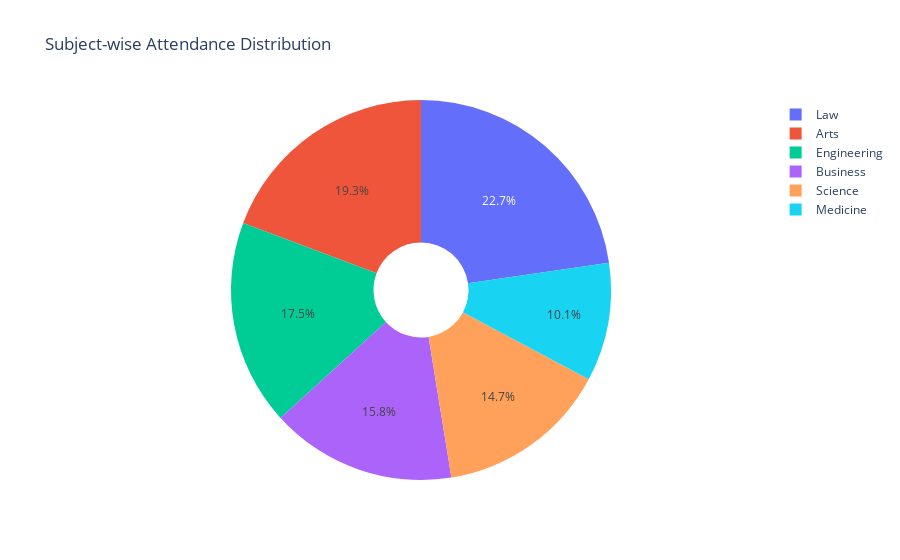

Write notebook code for a chart like this one.
### Markdown cell above
## Subject-wise Attendance Distribution

This pie chart represents the proportion of total attendance hours
across different academic departments, helping identify dominant subjects
in campus activity.

### Code cell
query = """
SELECT
    t.department AS subject,
    SUM(f.total_hours) AS total_hours
FROM fact_attendance_daily f
JOIN dim_teachers t
    ON f.badge_id = t.badge_id
GROUP BY t.department;
"""

# Load result into dataframe
df = pd.read_sql_query(query, conn)

# Create Pie Chart
fig = px.pie(
    df,
    names="subject",
    values="total_hours",
    title="Subject-wise Attendance Distribution",
    hole=0.25
)

fig.show()

### Figure 1 — Plotly figure (JSON) as saved in the notebook; plotly's stock layout.template omitted (floating-point values rounded to 4 significant figures)
{"data": [{"domain": {"x": [0, 1], "y": [0, 1]}, "hole": 0.25, "hovertemplate": "subject=%{label}<br>total_hours=%{value}<extra></extra>", "labels": ["Arts", "Business", "Engineering", "Law", "Medicine", "Science"], "legendgroup": "", "name": "", "showlegend": true, "type": "pie", "values": [29540.0, 24230.0, 26810.0, 34800.0, 15460.0, 22470.0]}], "layout": {"legend": {"tracegroupgap": 0}, "title": {"text": "Subject-wise Attendance Distribution"}}}
